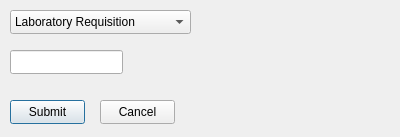
<?xml version="1.0" encoding="UTF-8"?>
<ui version="4.0">
 <class>AddFileDialog</class>
 <widget class="QDialog" name="AddFileDialog">
  <property name="geometry">
   <rect>
    <x>0</x>
    <y>0</y>
    <width>400</width>
    <height>137</height>
   </rect>
  </property>
  <property name="windowTitle">
   <string>AddFileDialog</string>
  </property>
  <widget class="QPushButton" name="submit">
   <property name="geometry">
    <rect>
     <x>10</x>
     <y>100</y>
     <width>75</width>
     <height>24</height>
    </rect>
   </property>
   <property name="text">
    <string>Submit</string>
   </property>
  </widget>
  <widget class="QPushButton" name="cancel">
   <property name="geometry">
    <rect>
     <x>100</x>
     <y>100</y>
     <width>75</width>
     <height>24</height>
    </rect>
   </property>
   <property name="text">
    <string>Cancel</string>
   </property>
  </widget>
  <widget class="QComboBox" name="fileEdit">
   <property name="geometry">
    <rect>
     <x>10</x>
     <y>10</y>
     <width>181</width>
     <height>24</height>
    </rect>
   </property>
   <item>
    <property name="text">
     <string>Laboratory Requisition</string>
    </property>
   </item>
   <item>
    <property name="text">
     <string>Immunization Record</string>
    </property>
   </item>
   <item>
    <property name="text">
     <string>Prescription</string>
    </property>
   </item>
  </widget>
  <widget class="QLineEdit" name="dataEdit">
   <property name="geometry">
    <rect>
     <x>10</x>
     <y>50</y>
     <width>113</width>
     <height>24</height>
    </rect>
   </property>
  </widget>
 </widget>
 <resources/>
 <connections/>
</ui>
